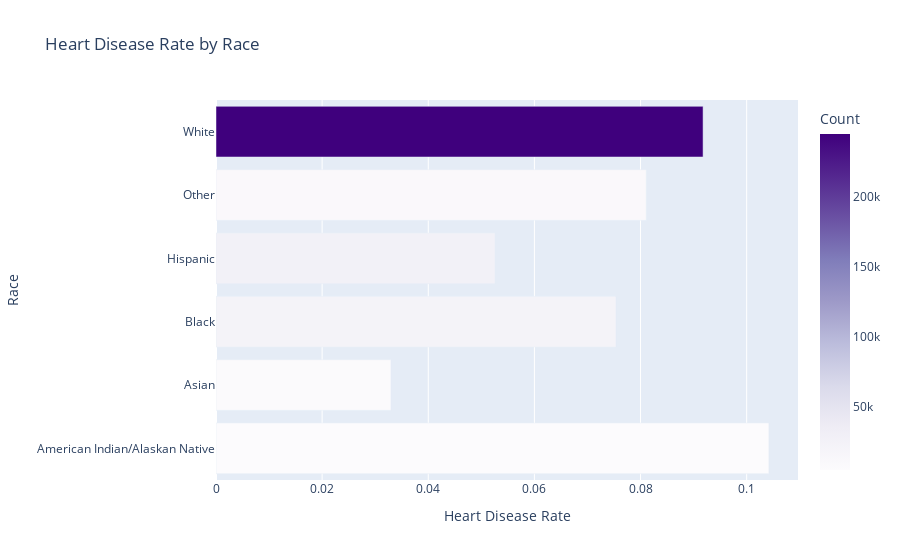

Notebook code for this chart:
### Code cell
# Analyze Race
race_categories = list(data.groupby('Race').groups.keys())
race_rates = []
race_counts = []

for category in race_categories:
    heart_disease_count = data.loc[(data['Race'] == category) & 
                                   (data['HeartDisease'] == 'Yes')].shape[0]
    total_count = data.loc[data['Race'] == category].shape[0]
    rate = heart_disease_count / total_count
    race_rates.append(rate)
    race_counts.append(total_count)

# Store for encoding
race_encoding = {race_categories[i]: race_rates[i] for i in range(len(race_categories))}

# Visualize
fig = px.bar(
    x=race_rates,
    y=race_categories,
    color=race_counts,
    orientation='h',
    title='Heart Disease Rate by Race',
    labels={'x': 'Heart Disease Rate', 'y': 'Race', 'color': 'Count'},
    color_continuous_scale='Purples'
)
fig.show()

### Figure 1 — Plotly figure (JSON) as saved in the notebook; plotly's stock layout.template omitted (floating-point values rounded to 4 significant figures)
{"data": [{"hovertemplate": "Heart Disease Rate=%{x}<br>Race=%{y}<br>Count=%{marker.color}<extra></extra>", "legendgroup": "", "marker": {"color": [5202, 8068, 22939, 27446, 10928, 245212], "coloraxis": "coloraxis", "pattern": {"shape": ""}}, "name": "", "orientation": "h", "showlegend": false, "textposition": "auto", "type": "bar", "x": [0.1042, 0.03297, 0.07537, 0.05258, 0.08108, 0.09179], "xaxis": "x", "y": ["American Indian/Alaskan Native", "Asian", "Black", "Hispanic", "Other", "White"], "yaxis": "y"}], "layout": {"barmode": "relative", "coloraxis": {"colorbar": {"title": {"text": "Count"}}, "colorscale": [[0, "rgb(252,251,253)"], [0.125, "rgb(239,237,245)"], [0.25, "rgb(218,218,235)"], [0.375, "rgb(188,189,220)"], [0.5, "rgb(158,154,200)"], [0.625, "rgb(128,125,186)"], [0.75, "rgb(106,81,163)"], [0.875, "rgb(84,39,143)"], [1, "rgb(63,0,125)"]]}, "legend": {"tracegroupgap": 0}, "title": {"text": "Heart Disease Rate by Race"}, "xaxis": {"anchor": "y", "domain": [0, 1], "title": {"text": "Heart Disease Rate"}}, "yaxis": {"anchor": "x", "domain": [0, 1], "title": {"text": "Race"}}}}
